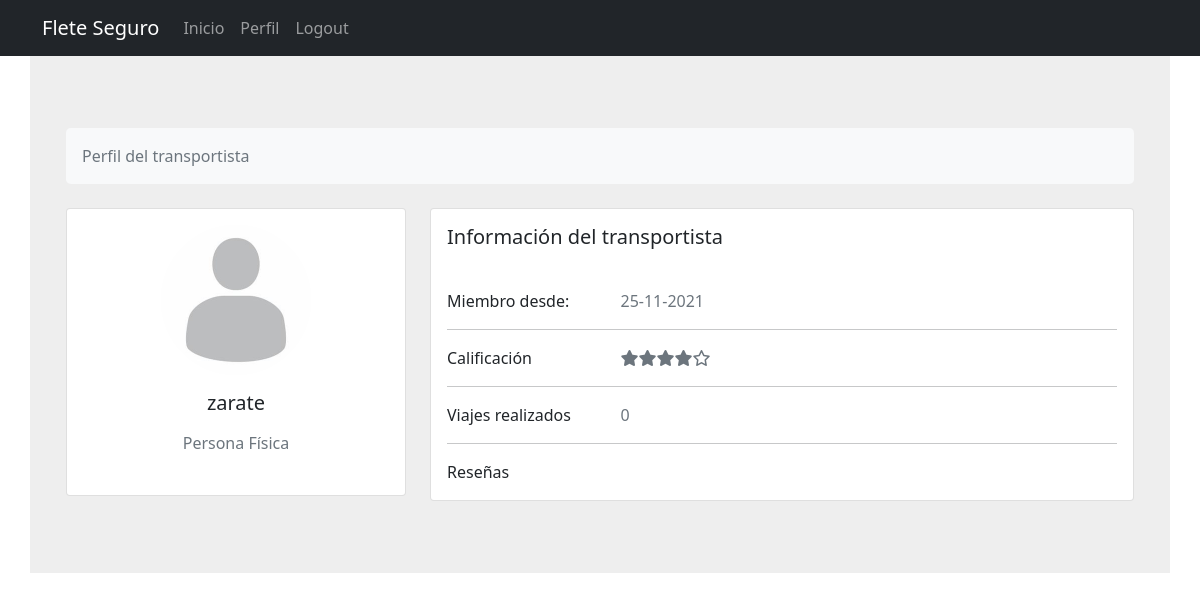
Before: /usuarios/profile/trasnportista/zarate (signed in) with the older database file.
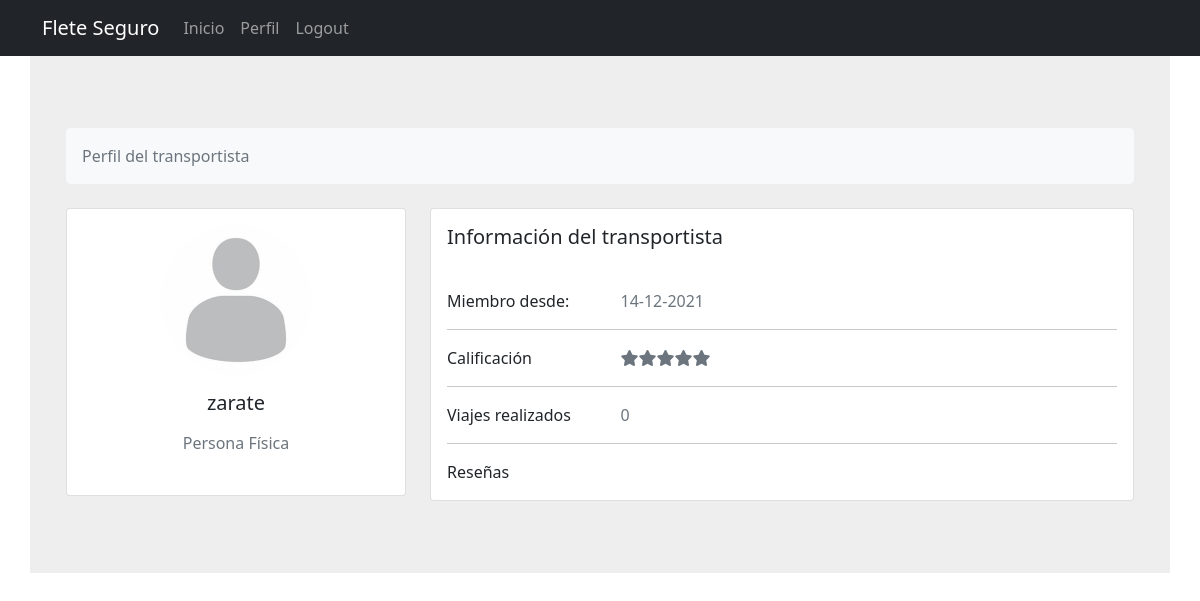
After: the same page with the newer database file.
### usuarios/models.py (models this page shows, shortened)
class Transportista(models.Model):
    user = models.OneToOneField(MyUser, on_delete=models.CASCADE, primary_key=True)
    image = models.ImageField(verbose_name="Foto de perfil", default='default.jpg', upload_to='profile_pics')
    nombre = models.CharField(
        verbose_name="Nombre o Razon social(empresas)",
        max_length=100)
    ape_pat = models.CharField(
        verbose_name="Apellido paterno", max_length=100, blank=True, default="")
    ape_mat = models.CharField(
        verbose_name="Apellido materno", max_length=100, blank=True, default="")
    telefono = models.CharField(verbose_name="Numero teléfonico a 10 digitos", max_length=100)
    calle = models.CharField(verbose_name="Calle", max_length=100)
    num_ext = models.CharField(verbose_name="Numero exterior", max_length=100)
    num_int = models.CharField(verbose_name="Numero interior", max_length=100, default="", blank=True)
    colonia = models.CharField(verbose_name="Colonia", max_length=100)
    municipio = models.CharField(verbose_name="Municipio o alcadía", max_length=100,)
    cp = models.CharField(verbose_name="Código postal",max_length=100,)
    estado = models.CharField(verbose_name="Estado", choices=ESTADOS, max_length=40)
    calificacion = models.IntegerField(verbose_name="Calificación", default=5, null=False)
    viajes_realizados = models.IntegerField(verbose_name="Viajes realizados", default=0, null=False)
    slug = models.SlugField(null=True, blank=True)
    @property
    def is_empresa(self):
        return self.user.es_empresa == True

class MyUser(AbstractUser):
    email = models.EmailField(max_length=254)
    es_transportista = models.BooleanField(default=False)
    es_cliente = models.BooleanField(default=False)
    es_empresa = models.BooleanField(
        verbose_name="Persona moral",
        default=False,
        help_text="Las empresas son personas morales")
    es_validado = models.BooleanField(default=False)
    penalizaciones = models.IntegerField(verbose_name="Número de penalizacionos", default=0)
    class Meta:
        db_table = 'auth_user'

### usuarios/views.py (the view)
# urls.py: path('profile/trasnportista/<slug:slug>', login_required(ProfileTransportista.as_view()), name='profile-transportista'),
class ProfileTransportista(DeleteView):
    model = Transportista
    template_name = 'usuarios/perfilTransportista.html'
    def get_context_data(self, *args, **kwargs):
        context = super().get_context_data(*args, **kwargs)
        transportista = self.get_object()
        context['transportista'] = transportista
        return context

### usuarios/templates/usuarios/perfilTransportista.html (shortened to what this page needs)
{% extends 'base.html' %}
{% load crispy_forms_tags %}
{% block content %}
    <section style="background-color: #eee;">
        <div class="container py-5 mt-4">
            <div class="row">
                <div class="col">
                    <nav aria-label="breadcrumb" class="bg-light rounded-3 p-3 mb-4">
                        <ol class="breadcrumb mb-0">
                            <li class="breadcrumb-item active" aria-current="page">Perfil del transportista</li>
                        </ol>
                    </nav>
                </div>
            </div>
            <div class="row">
                <div class="col-lg-4">
                    <div class="card mb-4">
                        <div class="card-body text-center">
                            <img src="{{ transportista.image.url }} " alt="avatar" class="rounded-circle img-fluid" style="width: 150px;">
                            <h5 class="my-3">{{ transportista.user.username }} </h5>
                            {% if transportista.is_empresa %}
                            <p class="text-muted mb-4">Persona Moral</p>
                            {% else %}
                            <p class="text-muted mb-4">Persona Física</p>
                            {% endif %}
                        </div>
                    </div>
                </div>
                <div class="col-lg-8">
                    <div class="card mb-4">
                        <div class="card-body">
                            <h5 class="card-title">Información del transportista</h5><br>
                            <div class="row mt-2">
                                <div class="col-sm-3">
                                    <p class="mb-0">Miembro desde:</p>
                                </div>
                                <div class="col-sm-9">
                                    <p class="text-muted mb-0">{{ transportista.user.date_joined|date:"d-m-Y" }}</p>
                                </div>
                            </div>
                            <hr>
                            <div class="row">
                                <div class="col-sm-3">
                                    <p class="mb-0">Calificación</p>
                                </div>
                                <div class="col-sm-9">
                                    <p class="text-muted mb-0">
                                        {% if transportista.calificacion == 5 %}<i class="fas fa-star"></i><i class="fas fa-star"></i><i class="fas fa-star"></i><i class="fas fa-star"></i><i class="fas fa-star"></i>{% endif %}
                                        {% if transportista.calificacion == 4 %}<i class="fas fa-star"></i><i class="fas fa-star"></i><i class="fas fa-star"></i><i class="fas fa-star"></i><i class="far fa-star"></i>{% endif %}
                                    </p>
                                </div>
                            </div>
                            <hr>
                            <div class="row">
                                <div class="col-sm-3">
                                    <p class="mb-0">Viajes realizados</p>
                                </div>
                                <div class="col-sm-9">
                                    <p class="text-muted mb-0">{{ transportista.viajes_realizados }}</p>
                                </div>
                            </div>
                            <hr>
                            <div class="row">
                                <div class="col-sm-3">
                                    <p class="mb-0">Reseñas</p>
                                </div>
                                <div class="col-sm-9">
                                </div>
                            </div>
                        </div>
                    </div>
                </div>
            </div>
        </div>
    </section>
{% endblock content %}

Changed rows visible on the page:
changed Transportista "zarate": user.date_joined "25-11-2021" → "14-12-2021"; calificacion 4 → 5 (drawn)
